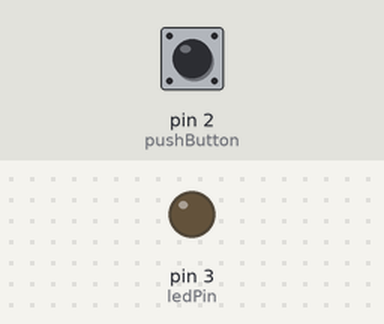
This sketch was run on a simulated Arduino Uno, built with avr-gcc and run on an emulated ATmega328P. Parts: output pins drawn as LEDs (lit = HIGH). The test bench sets the inputs (shaded band); at power-on: pin 2 (pushButton) LOW.

Above: at 1.2 s.
1.3 s: pin 2 (pushButton) pulled HIGH for 0.15 s
At 1.37 s:
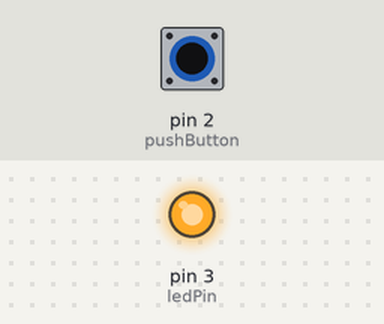
2.9 s: pin 2 (pushButton) pulled HIGH for 3.2 s
At 6.9 s:
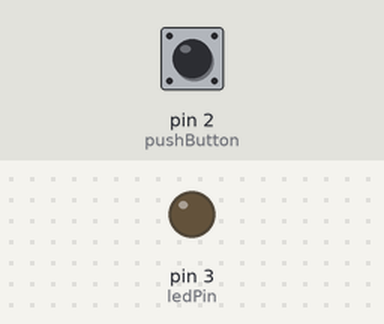
Timing chart, 0 to 8.4 s (numbered marks = the images above; inputs shaded):
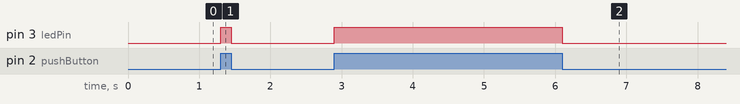

Measured:
- after the input at 1.3 s, pin 3 (ledPin): LOW → HIGH at once, → LOW 0.15 s later
- after the input at 2.9 s, pin 3 (ledPin): LOW → HIGH at once, → LOW 3.2 s later

The sketch:

1001_Prev+Button.ino
```cpp
const int pushButton = 2;
const int ledPin = 3;

int buttonState = 0;

void setup() {
  // pinMode(9, OUTPUT);
  // pinMode(10, OUTPUT);
  // pinMode(11, OUTPUT);

  pinMode(pushButton, INPUT);
  pinMode(ledPin, OUTPUT);
}

void loop() {

  buttonState = digitalRead(pushButton);

  if (buttonState == HIGH) {
    digitalWrite(ledPin, HIGH);
  } else {
    digitalWrite(ledPin, LOW);
  }

  // // green
  // digitalWrite(9, HIGH);
  // digitalWrite(10, LOW);
  // digitalWrite(11, HIGH);
  // delay(5000);
  // // turn off
  // digitalWrite(9, HIGH);
  // digitalWrite(10, HIGH);
  // digitalWrite(11, HIGH);
  // delay(100);


  // // yellow
  // digitalWrite(9, LOW);
  // digitalWrite(10, LOW);
  // digitalWrite(11, HIGH);
  // delay(1000);
  // // turn off
  // digitalWrite(9, HIGH);
  // digitalWrite(10, HIGH);
  // digitalWrite(11, HIGH);
  // delay(100);


  // // red
  // digitalWrite(9, LOW);
  // digitalWrite(10, HIGH);
  // digitalWrite(11, HIGH);
  // delay(8000);
  // // turn off
  // digitalWrite(9, HIGH);
  // digitalWrite(10, HIGH);
  // digitalWrite(11, HIGH);
  // delay(100);


}
```
